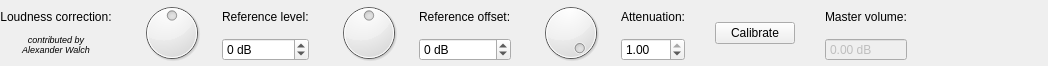
<?xml version="1.0" encoding="UTF-8"?>
<ui version="4.0">
 <class>LoudnessCorrectionFilterGUI</class>
 <widget class="QWidget" name="LoudnessCorrectionFilterGUI">
  <property name="geometry">
   <rect>
    <x>0</x>
    <y>0</y>
    <width>1048</width>
    <height>66</height>
   </rect>
  </property>
  <property name="windowTitle">
   <string notr="true"/>
  </property>
  <layout class="QGridLayout" name="gridLayout" columnstretch="0,0,0,0,0,0,0,0,0,0,0,0,0,0,0">
   <property name="leftMargin">
    <number>0</number>
   </property>
   <property name="topMargin">
    <number>0</number>
   </property>
   <property name="rightMargin">
    <number>0</number>
   </property>
   <property name="bottomMargin">
    <number>0</number>
   </property>
   <property name="spacing">
    <number>0</number>
   </property>
   <item row="1" column="13">
    <widget class="QDoubleSpinBox" name="volumeSpinBox">
     <property name="enabled">
      <bool>false</bool>
     </property>
     <property name="buttonSymbols">
      <enum>QAbstractSpinBox::NoButtons</enum>
     </property>
     <property name="suffix">
      <string notr="true"> dB</string>
     </property>
     <property name="minimum">
      <double>-99.989999999999995</double>
     </property>
    </widget>
   </item>
   <item row="0" column="7">
    <spacer name="horizontalSpacer_3">
     <property name="orientation">
      <enum>Qt::Horizontal</enum>
     </property>
     <property name="sizeType">
      <enum>QSizePolicy::Fixed</enum>
     </property>
     <property name="sizeHint" stdset="0">
      <size>
       <width>10</width>
       <height>20</height>
      </size>
     </property>
    </spacer>
   </item>
   <item row="0" column="3">
    <widget class="QLabel" name="refLevelLabel">
     <property name="sizePolicy">
      <sizepolicy hsizetype="Preferred" vsizetype="Fixed">
       <horstretch>0</horstretch>
       <verstretch>0</verstretch>
      </sizepolicy>
     </property>
     <property name="text">
      <string>Reference level:</string>
     </property>
    </widget>
   </item>
   <item row="0" column="14">
    <spacer name="horizontalSpacer_4">
     <property name="orientation">
      <enum>Qt::Horizontal</enum>
     </property>
     <property name="sizeHint" stdset="0">
      <size>
       <width>0</width>
       <height>20</height>
      </size>
     </property>
    </spacer>
   </item>
   <item row="0" column="13">
    <widget class="QLabel" name="volumeLabel">
     <property name="text">
      <string>Master volume:</string>
     </property>
    </widget>
   </item>
   <item row="1" column="0">
    <widget class="QLabel" name="label_2">
     <property name="font">
      <font>
       <pointsize>7</pointsize>
       <weight>50</weight>
       <italic>true</italic>
       <bold>false</bold>
      </font>
     </property>
     <property name="text">
      <string>contributed by
Alexander Walch</string>
     </property>
     <property name="alignment">
      <set>Qt::AlignHCenter|Qt::AlignTop</set>
     </property>
    </widget>
   </item>
   <item row="0" column="10">
    <spacer name="horizontalSpacer_5">
     <property name="orientation">
      <enum>Qt::Horizontal</enum>
     </property>
     <property name="sizeType">
      <enum>QSizePolicy::Fixed</enum>
     </property>
     <property name="sizeHint" stdset="0">
      <size>
       <width>30</width>
       <height>20</height>
      </size>
     </property>
    </spacer>
   </item>
   <item row="0" column="5" rowspan="2">
    <widget class="QDial" name="refOffsetDial">
     <property name="minimumSize">
      <size>
       <width>0</width>
       <height>66</height>
      </size>
     </property>
     <property name="maximumSize">
      <size>
       <width>16777215</width>
       <height>66</height>
      </size>
     </property>
     <property name="minimum">
      <number>-99</number>
     </property>
    </widget>
   </item>
   <item row="0" column="9">
    <widget class="QLabel" name="attLabel">
     <property name="sizePolicy">
      <sizepolicy hsizetype="Preferred" vsizetype="Fixed">
       <horstretch>0</horstretch>
       <verstretch>0</verstretch>
      </sizepolicy>
     </property>
     <property name="text">
      <string>Attenuation:</string>
     </property>
    </widget>
   </item>
   <item row="0" column="4">
    <spacer name="horizontalSpacer_2">
     <property name="orientation">
      <enum>Qt::Horizontal</enum>
     </property>
     <property name="sizeType">
      <enum>QSizePolicy::Fixed</enum>
     </property>
     <property name="sizeHint" stdset="0">
      <size>
       <width>10</width>
       <height>20</height>
      </size>
     </property>
    </spacer>
   </item>
   <item row="1" column="3">
    <widget class="QSpinBox" name="refLevelSpinBox">
     <property name="suffix">
      <string notr="true"> dB</string>
     </property>
     <property name="minimum">
      <number>-999</number>
     </property>
     <property name="maximum">
      <number>999</number>
     </property>
    </widget>
   </item>
   <item row="0" column="8" rowspan="2">
    <widget class="QDial" name="attDial">
     <property name="minimumSize">
      <size>
       <width>0</width>
       <height>66</height>
      </size>
     </property>
     <property name="maximumSize">
      <size>
       <width>16777215</width>
       <height>66</height>
      </size>
     </property>
     <property name="minimum">
      <number>0</number>
     </property>
     <property name="maximum">
      <number>100</number>
     </property>
     <property name="value">
      <number>100</number>
     </property>
    </widget>
   </item>
   <item row="1" column="9">
    <widget class="QDoubleSpinBox" name="attSpinBox">
     <property name="maximum">
      <double>1.000000000000000</double>
     </property>
     <property name="singleStep">
      <double>0.010000000000000</double>
     </property>
     <property name="value">
      <double>1.000000000000000</double>
     </property>
    </widget>
   </item>
   <item row="1" column="6">
    <widget class="QSpinBox" name="refOffsetSpinBox">
     <property name="suffix">
      <string notr="true"> dB</string>
     </property>
     <property name="minimum">
      <number>-999</number>
     </property>
     <property name="maximum">
      <number>999</number>
     </property>
    </widget>
   </item>
   <item row="0" column="6">
    <widget class="QLabel" name="refOffsetLabel">
     <property name="sizePolicy">
      <sizepolicy hsizetype="Preferred" vsizetype="Fixed">
       <horstretch>0</horstretch>
       <verstretch>0</verstretch>
      </sizepolicy>
     </property>
     <property name="text">
      <string>Reference offset:</string>
     </property>
    </widget>
   </item>
   <item row="0" column="1">
    <spacer name="horizontalSpacer">
     <property name="orientation">
      <enum>Qt::Horizontal</enum>
     </property>
     <property name="sizeType">
      <enum>QSizePolicy::Fixed</enum>
     </property>
     <property name="sizeHint" stdset="0">
      <size>
       <width>10</width>
       <height>20</height>
      </size>
     </property>
    </spacer>
   </item>
   <item row="0" column="2" rowspan="2">
    <widget class="QDial" name="refLevelDial">
     <property name="minimumSize">
      <size>
       <width>0</width>
       <height>66</height>
      </size>
     </property>
     <property name="maximumSize">
      <size>
       <width>16777215</width>
       <height>66</height>
      </size>
     </property>
     <property name="minimum">
      <number>-99</number>
     </property>
    </widget>
   </item>
   <item row="0" column="0">
    <widget class="QLabel" name="label">
     <property name="sizePolicy">
      <sizepolicy hsizetype="Preferred" vsizetype="Fixed">
       <horstretch>0</horstretch>
       <verstretch>0</verstretch>
      </sizepolicy>
     </property>
     <property name="text">
      <string>Loudness correction:</string>
     </property>
     <property name="alignment">
      <set>Qt::AlignCenter</set>
     </property>
    </widget>
   </item>
   <item row="0" column="11" rowspan="2">
    <widget class="QPushButton" name="calibrateButton">
     <property name="text">
      <string>Calibrate</string>
     </property>
    </widget>
   </item>
   <item row="0" column="12">
    <spacer name="horizontalSpacer_6">
     <property name="orientation">
      <enum>Qt::Horizontal</enum>
     </property>
     <property name="sizeType">
      <enum>QSizePolicy::Fixed</enum>
     </property>
     <property name="sizeHint" stdset="0">
      <size>
       <width>30</width>
       <height>20</height>
      </size>
     </property>
    </spacer>
   </item>
  </layout>
 </widget>
 <resources/>
 <connections>
  <connection>
   <sender>refLevelDial</sender>
   <signal>valueChanged(int)</signal>
   <receiver>refLevelSpinBox</receiver>
   <slot>setValue(int)</slot>
   <hints>
    <hint type="sourcelabel">
     <x>189</x>
     <y>43</y>
    </hint>
    <hint type="destinationlabel">
     <x>278</x>
     <y>64</y>
    </hint>
   </hints>
  </connection>
  <connection>
   <sender>refLevelSpinBox</sender>
   <signal>valueChanged(int)</signal>
   <receiver>refLevelDial</receiver>
   <slot>setValue(int)</slot>
   <hints>
    <hint type="sourcelabel">
     <x>278</x>
     <y>64</y>
    </hint>
    <hint type="destinationlabel">
     <x>189</x>
     <y>43</y>
    </hint>
   </hints>
  </connection>
  <connection>
   <sender>refOffsetDial</sender>
   <signal>valueChanged(int)</signal>
   <receiver>refOffsetSpinBox</receiver>
   <slot>setValue(int)</slot>
   <hints>
    <hint type="sourcelabel">
     <x>384</x>
     <y>43</y>
    </hint>
    <hint type="destinationlabel">
     <x>476</x>
     <y>64</y>
    </hint>
   </hints>
  </connection>
  <connection>
   <sender>refOffsetSpinBox</sender>
   <signal>valueChanged(int)</signal>
   <receiver>refOffsetDial</receiver>
   <slot>setValue(int)</slot>
   <hints>
    <hint type="sourcelabel">
     <x>476</x>
     <y>64</y>
    </hint>
    <hint type="destinationlabel">
     <x>384</x>
     <y>43</y>
    </hint>
   </hints>
  </connection>
 </connections>
 <slots>
  <signal>updateModel()</signal>
 </slots>
</ui>
